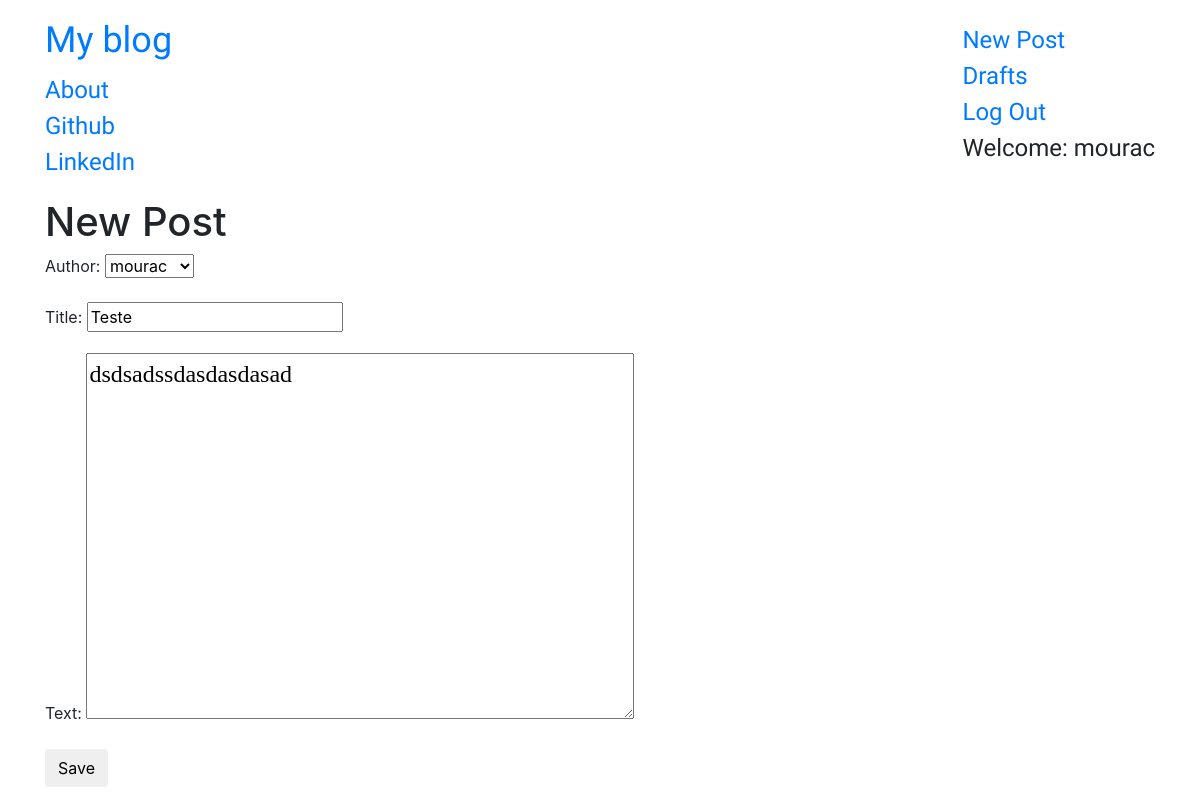
The page /post/1/edit/ (signed in) on the database its author committed.
### blog/models.py (models this page shows, shortened)
class Post(models.Model):
    author = models.ForeignKey('auth.User', on_delete=models.CASCADE)
    title = models.CharField(max_length=200)
    text = models.TextField()
    create_date = models.DateTimeField(default=timezone.now())
    published_date = models.DateTimeField(blank=True,null=True)

### blog/views.py (the view)
# urls.py: url(r'^post/(?P<pk>\d+)/edit/$',views.PostUpdateView.as_view(),name='post_edit'),
class PostUpdateView(LoginRequiredMixin,UpdateView):
    login_url = '/login/'
    redirect_firld_name = 'blog/post_detail.html'
    form_class = PostForm
    model = Post

### blog/forms.py
class PostForm(forms.ModelForm):
    class Meta():
        model = Post
        fields = ('author','title', 'text')
        widgets = {
            'title':forms.TextInput(attrs={'class':'textinputclass'}),
            'text':forms.Textarea(attrs={'class':'editable medium-editor-textarea postcontent'})
        }

### blog/templates/blog/post_form.html (shortened to what this page needs)
{% extends "blog/base.html" %}
{% block content %}
  <h1>New Post</h1>
  <form class="post-form" method="POST">
    {{form.as_p}}
    <button type="submit" class='save btn btn-default'>Save</button>
  </form>
{% endblock %}

### blog/templates/blog/base.html (shortened to what this page needs)
<!DOCTYPE html>
{% load staticfiles %}
<html lang="en" dir="ltr">
  <head>
    <link rel="stylesheet"
    href="https://stackpath.bootstrapcdn.com/bootstrap/4.1.3/css/bootstrap.min.css"
>
    <link rel="stylesheet" href="//cdn.jsdelivr.net/npm/medium-editor@latest/dist/css/medium-editor.min.css"
    type="text/css" media="screen" charset="utf-8">
    <link rel="stylesheet" href=" {% static '/css/blog.css'%}">
  </head>
  <body class='loader'>
    <nav class="navbar navbar-default techfont custom-navbar">
      <div class="container">
        <ul class="nav navbar-nav">
          <li><a class='navbar-brand bigbrand' href="{% url 'post_list' %}">My blog</a></li>
          <li><a href="{% url 'about' %}">About</a></li>
          <li><a href="https://www.github.com">Github</a></li>
          <li><a href="https://www.linkedin.com">LinkedIn</a></li>
        </ul>
        <ul class='nav navbar-nav navbar-right'>
          {% if user.is_authenticated %}
          <li>
            <a href="{% url 'post_new' %}">New Post</a>
          </li>
          <li>
            <a href="{% url 'post_draft_list' %}">Drafts</a>
          </li>
          <li>
            <a href="{% url 'logout' %}">Log Out</a>
          </li>
          <li>
            <a>Welcome: {{user.username}}</a>
          </li>
            {% else %}
            <li><a class='nav navbar-right' href="{% url 'login' %}"><span class='glyphicon glyphicon-user'></span></a></li>
          {% endif %}
        </ul>
      </div>
    </nav>
    <div class="content container">
      <div class="row">
        <div class="col-md-8">
          <div class="blog_posts">
            {% block content %}
            {% endblock %}
          </div>
        </div>
      </div>
    </div>
  </body>
</html>

### blog/static/css/blog.css (style rules this page uses)
.techfont { font-family: 'Russo One',sans-serif; font-size: 1.5em; margin-bottom: 10px; }
.bigbrand { font-size: 1.5em; }
.postcontent { font-family: 'Montserrat'; font-size: 1.5em; }
.loader { filter:hue-rotate(0deg); color:linear-gradient(45deg,#0f8,#08f); animation:hue 10000ms infinite linear; }

### rows shown on the page
Post: author "mourac", title "Teste", text "dsdsadssdasdasdasad"

### other values the page prints
{{ user.username }} "mourac"
